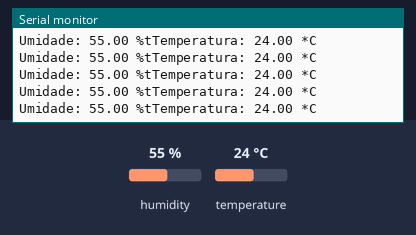
This sketch was run on a simulated Arduino Uno, built with avr-gcc and run on an emulated ATmega328P. Shown: the last lines printed to the serial monitor. The inputs (shaded band) are chosen by the test bench; at power-on: humidity 55 %, temperature 24 °C.

Above: at 2.8 s.
2.9 s: humidity set to 22 %
At 4.17 s:
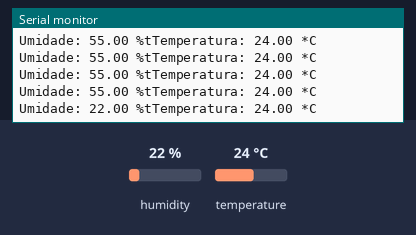
8.9 s: temperature set to 12 °C
At 8.99 s:
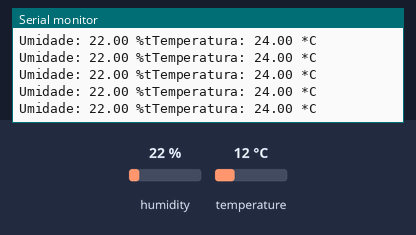
14.9 s: humidity set to 40 %
At 14.98 s:
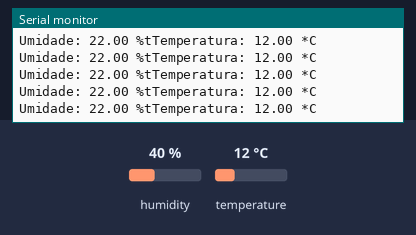
Timing chart, 0 to 17.9 s (numbered marks = the images above; inputs shaded):
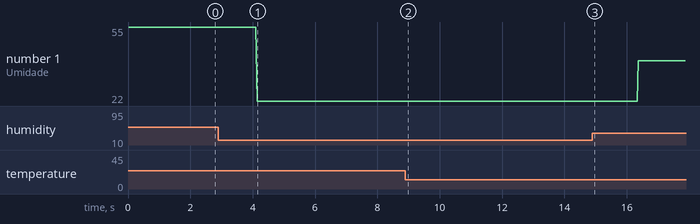

Measured:
- after the input at 2.9 s, the serial monitor: prints a new line after 1.2 s (image 1)
- plotted number 1: 55 → 22 after the input at 2.9 s, 22 → 40 after the input at 14.9 s

The sketch:

DHTtester.ino
```cpp
#include "DHT.h"

#define DHTPIN A1
#define DHTTYPE DHT11
DHT dht(DHTPIN, DHTTYPE);

void setup()
{
  Serial.begin(9600);
  Serial.println("DHT11 Teste!");
  dht.begin();
}

void loop() {

  float h = dht.readHumidity();
  float t = dht.readTemperature();

  if (isnan(t) || isnan(h)) {
    Serial.println("Falha ao ler os dados do Sensor");
  }

  else{
    Serial.print("Umidade: ");
    Serial.print(h);
    Serial.print(" %t");
    Serial.print("Temperatura: ");
    Serial.print(t);
    Serial.println(" *C");
  }
}
```
